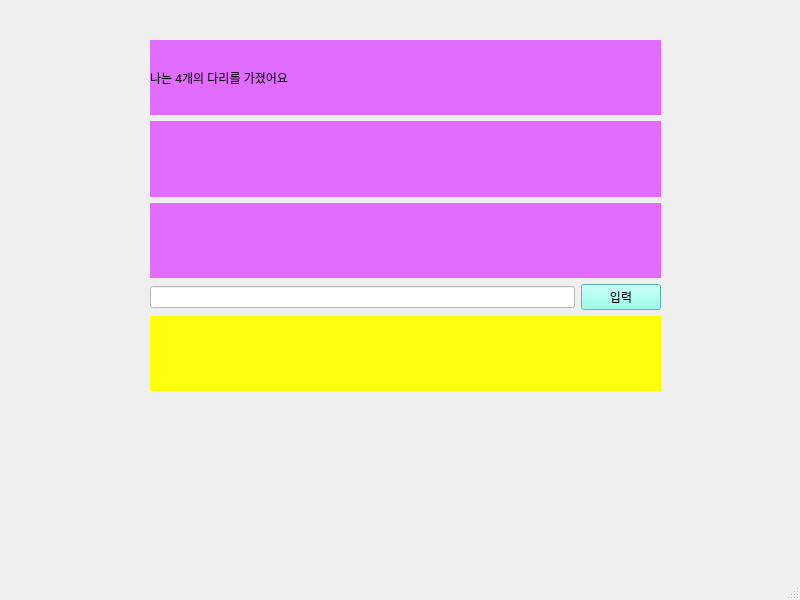
<?xml version="1.0" encoding="UTF-8"?>
<ui version="4.0">
 <class>MainWindow</class>
 <widget class="QMainWindow" name="MainWindow">
  <property name="geometry">
   <rect>
    <x>0</x>
    <y>0</y>
    <width>800</width>
    <height>600</height>
   </rect>
  </property>
  <property name="windowTitle">
   <string>MainWindow</string>
  </property>
  <widget class="QWidget" name="centralwidget">
   <widget class="QWidget" name="verticalLayoutWidget">
    <property name="geometry">
     <rect>
      <x>150</x>
      <y>40</y>
      <width>511</width>
      <height>351</height>
     </rect>
    </property>
    <layout class="QVBoxLayout" name="verticalLayout">
     <item>
      <widget class="QLabel" name="label1">
       <property name="styleSheet">
        <string notr="true">background-color:rgb(226, 108, 255);color:black</string>
       </property>
       <property name="text">
        <string>나는 4개의 다리를 가졌어요</string>
       </property>
      </widget>
     </item>
     <item>
      <widget class="QLabel" name="label2">
       <property name="styleSheet">
        <string notr="true">background-color:rgb(226, 108, 255);color:black</string>
       </property>
       <property name="text">
        <string/>
       </property>
      </widget>
     </item>
     <item>
      <widget class="QLabel" name="label3">
       <property name="styleSheet">
        <string notr="true">background-color:rgb(226, 108, 255);color:black</string>
       </property>
       <property name="text">
        <string/>
       </property>
      </widget>
     </item>
     <item>
      <layout class="QHBoxLayout" name="horizontalLayout">
       <item>
        <widget class="QLineEdit" name="lineEdit">
         <property name="styleSheet">
          <string notr="true">background-color:white;color:black</string>
         </property>
        </widget>
       </item>
       <item>
        <widget class="QPushButton" name="button1">
         <property name="styleSheet">
          <string notr="true">background-color:rgb(122, 255, 235);color:black</string>
         </property>
         <property name="text">
          <string>입력</string>
         </property>
        </widget>
       </item>
      </layout>
     </item>
     <item>
      <widget class="QLabel" name="label4">
       <property name="styleSheet">
        <string notr="true">background-color:rgb(254, 255, 10);color:black</string>
       </property>
       <property name="text">
        <string/>
       </property>
      </widget>
     </item>
    </layout>
   </widget>
  </widget>
  <widget class="QMenuBar" name="menubar">
   <property name="geometry">
    <rect>
     <x>0</x>
     <y>0</y>
     <width>800</width>
     <height>24</height>
    </rect>
   </property>
  </widget>
  <widget class="QStatusBar" name="statusbar"/>
 </widget>
 <resources/>
 <connections/>
</ui>
